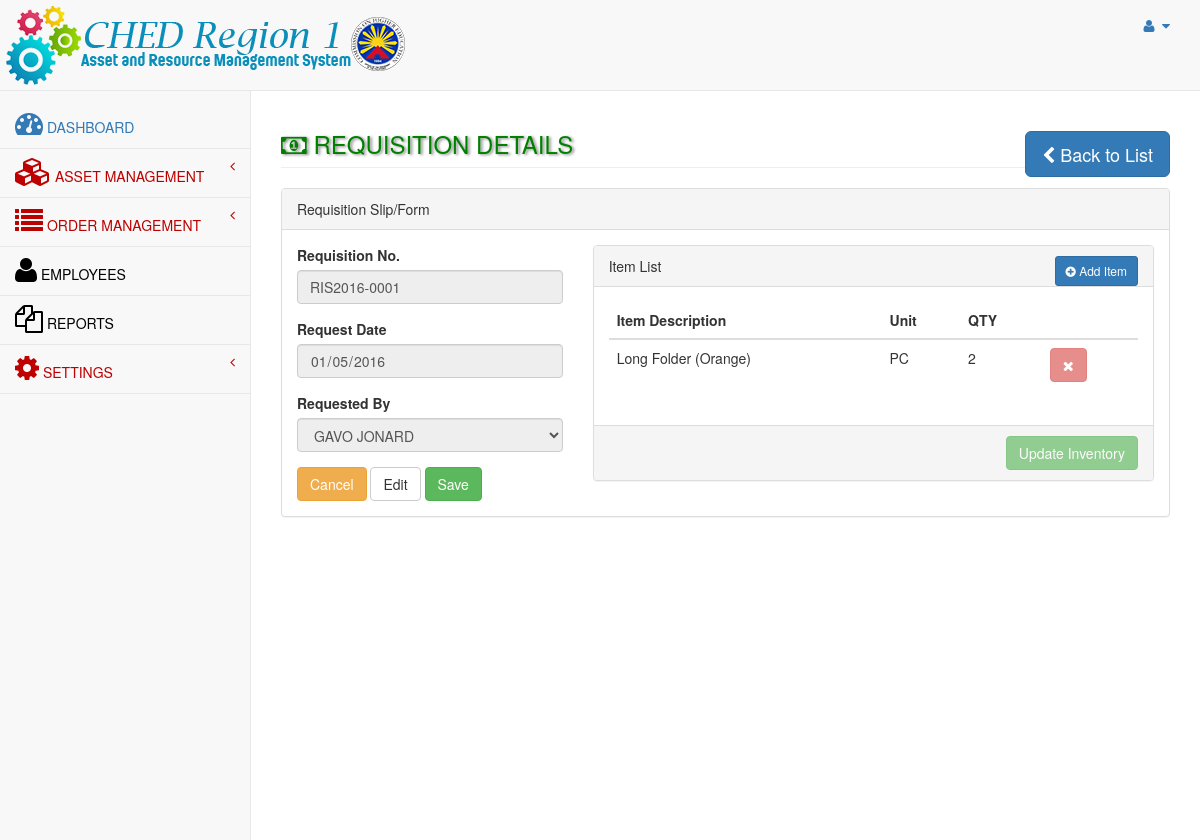
/admin/requisitiondetails.php?id=1, run on the app's committed database.
### tables this page shows
CREATE TABLE `requisition_details` (
  `reqid` bigint(20) NOT NULL AUTO_INCREMENT,
  `requisition_no` varchar(100) DEFAULT NULL,
  `requisition_date` date DEFAULT NULL,
  `eid` int(11) DEFAULT NULL,
  PRIMARY KEY (`reqid`)
);

CREATE TABLE `requisition_items` (
  `reqitemsid` bigint(20) NOT NULL AUTO_INCREMENT,
  `requisition_no` varchar(100) DEFAULT NULL,
  `itemno` bigint(20) DEFAULT NULL,
  `unit` varchar(20) DEFAULT NULL,
  `qty` int(11) DEFAULT NULL,
  `update_status` int(11) DEFAULT '0',
  PRIMARY KEY (`reqitemsid`)
);

CREATE TABLE `items` (
  `itemNo` bigint(20) NOT NULL AUTO_INCREMENT,
  `description` varchar(200) NOT NULL,
  `category` varchar(100) NOT NULL DEFAULT 'Office Supply',
  `unit` varchar(20) NOT NULL DEFAULT 'PC',
  `unitCost` double(10,2) NOT NULL DEFAULT '0.00',
  `inventory_qty` int(11) DEFAULT '0',
  `supplierID` int(11) DEFAULT '0',
  PRIMARY KEY (`itemNo`)
);

### admin/include/functions.php (called while the page is built, shortened)
<?php
function selectListSQL($q){
	$conn = dbConnect();
	$stmt = $conn->prepare($q);
	$stmt->execute();
	$rows = $stmt->fetchAll();
	return $rows;
}
?>

### admin/requisitiondetails.php (the view, shortened to what this page needs)
<?php
include('header.php');
include_once("include/functions.php");
		$conn = dbConnect();
		$reqid = $_GET['id'];
		$sqlselect = "SELECT reqid,requisition_no, requisition_date, CONCAT(employee.fname,' ',employee.lname) AS fullname,employee.eid FROM requisition_details LEFT JOIN employee
ON requisition_details.eid = employee.eid where reqid='$reqid'";
		$stmt = $conn->prepare($sqlselect);
		$stmt->execute();
		$row = $stmt->fetch(PDO::FETCH_ASSOC);
		$rno = $row['requisition_no'];
		$rdate = $row['requisition_date'];
		$efullname = $row['fullname'];
		$eid = $row['eid'];
?>
<div id="page-wrapper">
            <div class="row">
                <div class="col-lg-12">
                    <h3 class="page-header" style="color:green;"><i class="fa fa-money fa-1x"></i> REQUISITION DETAILS
						<div class="pull-right">
							<button class="btn btn-primary btn-lg" onclick="history.go(-1);">
                                <i class="fa fa-chevron-left"></i> Back to List
                            </button>
                            </div></h3>
                </div>
            </div>
            <div class="row">
                <div class="col-lg-12">
                    <div class="panel panel-default">
                        <div class="panel-heading">
                            Requisition Slip/Form
                        </div>
                        <div class="panel-body">
                            <div class="row">
                                <div class="col-lg-4">
                                        <div class="form-group">
                                            <label>Requisition No.</label>
                                            <input class="form-control" value="<?php echo $rno;?>" tabindex="1" id="requisition_no" disabled>
                                        </div>
									<div class="form-group">
                                            <label>Request Date</label>
                                            <input disabled type="date" class="form-control" tabindex="4" value="<?php echo $rdate;?>" id="reqdate">
                                        </div>
									<div class="form-group">
                                            <label>Requested By</label>
                                            <select class="form-control" id="requester_id" disabled>
                                                <?php
												echo "<option value='$eid'>$efullname</option>";
						include_once("include/functions.php");
						?>
                                            </select>
                                        </div>
									<button type="submit" class="btn btn-warning" onClick="javascript: history.go(-1);">Cancel</button>
									<button type="reset" onclick="editreq();" class="btn btn-default">Edit</button>
                                    <button type="submit" class="btn btn-success" onclick="updatereq();">Save</button>
                                </div>
                                <div class="col-lg-8">
			   <div class="panel panel-default">
					<div class="panel-heading">
						Item List
						<div class="pull-right">
								<button id="additemdetails" class="btn btn-primary btn-sm" data-toggle="modal" data-target="#additemdetails">
								<i class="fa fa-plus-circle"></i> Add Item
							</button>
                            </div>
					</div>
					<div class="panel-body">
						<div class="table-responsive">
							<table class="table" id="itemlist">
								<thead>
									<tr>
										<th>Item Description</th>
										<th>Unit</th>
										<th>QTY</th>
										<th></th>
									</tr>
								</thead>
								<tbody>
						<?php
						include_once("include/functions.php");
						$item_list = selectListSQL("SELECT items.description, requisition_items.unit, requisition_items.qty, requisition_items.update_status,requisition_items.reqitemsid FROM requisition_items
INNER JOIN items ON requisition_items.itemno = items.itemNo WHERE requisition_no='$rno'");
						foreach ($item_list as $rows => $link) {
							$idescription = $link['description'];
							$iunit = $link['unit'];
							$iqty = $link['qty'];
							$reqitemsid = $link['reqitemsid'];
							if($link['update_status']==1){
								$status = "disabled";
							}
							echo "<td>$idescription</td><td>$iunit</td><td>$iqty</td><td><button onclick='deleteitemreq($reqitemsid);' class='btn btn-danger notification' id='notification' $status><i class='fa fa-times'></i></button></td></tr>";
						}
						?>
								</tbody>
							</table>
						</div>
					</div>
					<div class="panel-footer text-right">
					<button  type="submit" class="btn btn-success" onclick="updateinventory('<?php echo $rno;?>');" <?php echo $status;?>>Update Inventory</button>
					</div>
				</div>
                                </div>
                            </div>
                        </div>
                    </div>
                </div>
            </div>
        </div>
    </div>
<?php
include('footer.php');
?>

### data on the page
requisition_details: requisition_no "RIS2016-0001", requisition_date "01/05/2016"
requisition_items: items.description "Long Folder (Orange)", unit "PC", qty "2"

### other printed values
form field value "GAVO JONARD"
